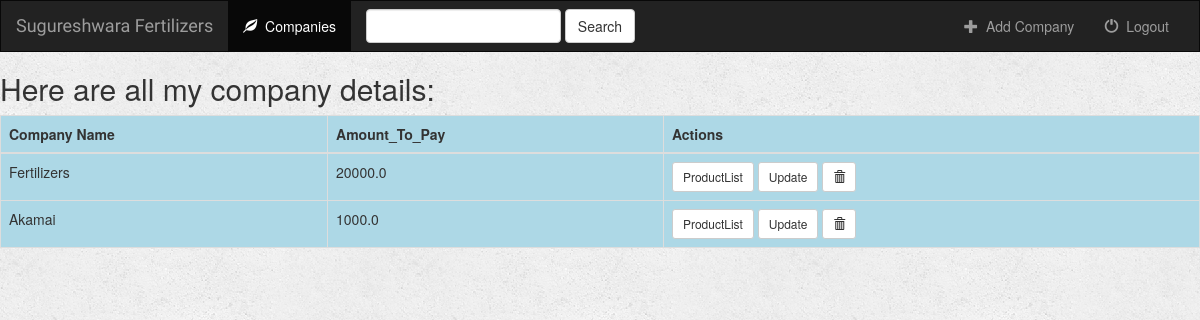
/fertilizers/ (signed in), run on the app's committed database.
### fertilizers/models.py (models this page shows, shortened)
class Company(models.Model):
    Name = models.CharField(max_length=100)
    Amount_To_Pay = models.FloatField()

### fertilizers/views.py (the view)
class IndexViewCompany(generic.ListView):
    template_name = 'fertilizers/index.html'
    context_object_name = 'all_companies'
    def get_queryset(self):
        return Company.objects.all()

### fertilizers/templates/fertilizers/index.html (shortened to what this page needs)
{% extends 'fertilizers/base.html' %}
{% block body %}
        {% if all_companies %}
            <h2>Here are all my company details:</h2>
            <div style="background-color:lightblue">
            <table class="table table-bordered">
                <thead>
                    <th>Company Name</th>
                    <th>Amount_To_Pay</th>
                    <th>Actions</th>
                </thead>
                {% for company in all_companies %}
                    <tr>
                        <td>{{ company.Name }}</td>
                        <td>{{ company.Amount_To_Pay }}</td>
                        <td>
                            <form action="{% url 'fertilizers:Detail-company' company.id %}" method="get" style="display:inline"">
                                <button type="submit" class="btn btn-default btn-sm">ProductList</button>
                            </form>
                            <form action="{% url 'fertilizers:Update-company' company.id %}" method="" style="display:inline" onsubmit="return confirm('Sure you want to update');">
                                <button type="submit" class="btn btn-default btn-sm">Update</button>
                            </form>
                            <form action="{% url 'fertilizers:Delete-company' company.id %}" method="post" style="display:inline;" onsubmit="return confirm('Are you sure to delete');">
                                <button type="submit" class="btn btn-default btn-sm">
                                    <span class="glyphicon glyphicon-trash"></span>
                                </button>
                            </form>
                        </td>
                    </tr>
                {% endfor %}
            </table>
            </div>
        {% else %}
            <h2>You don't have any company lists to display</h2>
        {% endif %}
{% endblock %}

### fertilizers/static/fertilizers/style.css (style rules this page uses)
body { background: white url("images/background.png"); }

### data on the page
Company: Name "Fertilizers", Amount_To_Pay "20000.0"
Company: Name "Akamai", Amount_To_Pay "1000.0"
